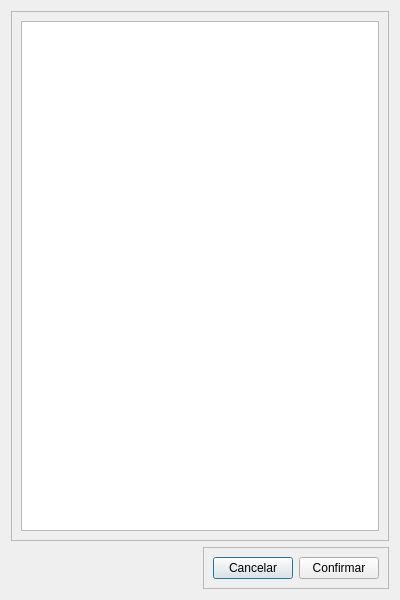
<?xml version="1.0" encoding="UTF-8"?>
<ui version="4.0">
 <class>Dialog</class>
 <widget class="QDialog" name="Dialog">
  <property name="geometry">
   <rect>
    <x>0</x>
    <y>0</y>
    <width>400</width>
    <height>600</height>
   </rect>
  </property>
  <property name="minimumSize">
   <size>
    <width>400</width>
    <height>600</height>
   </size>
  </property>
  <property name="windowTitle">
   <string>Dialog</string>
  </property>
  <layout class="QVBoxLayout" name="verticalLayout">
   <item>
    <widget class="QFrame" name="frame">
     <property name="frameShape">
      <enum>QFrame::Shape::StyledPanel</enum>
     </property>
     <property name="frameShadow">
      <enum>QFrame::Shadow::Raised</enum>
     </property>
     <layout class="QHBoxLayout" name="horizontalLayout_2">
      <item>
       <widget class="QTableView" name="tableView"/>
      </item>
     </layout>
    </widget>
   </item>
   <item alignment="Qt::AlignmentFlag::AlignRight">
    <widget class="QFrame" name="frame_2">
     <property name="frameShape">
      <enum>QFrame::Shape::StyledPanel</enum>
     </property>
     <property name="frameShadow">
      <enum>QFrame::Shadow::Raised</enum>
     </property>
     <layout class="QHBoxLayout" name="horizontalLayout">
      <item>
       <widget class="QPushButton" name="btn_cancel">
        <property name="text">
         <string>Cancelar</string>
        </property>
       </widget>
      </item>
      <item>
       <widget class="QPushButton" name="btn_ok">
        <property name="text">
         <string>Confirmar</string>
        </property>
       </widget>
      </item>
     </layout>
    </widget>
   </item>
  </layout>
 </widget>
 <resources/>
 <connections/>
</ui>
